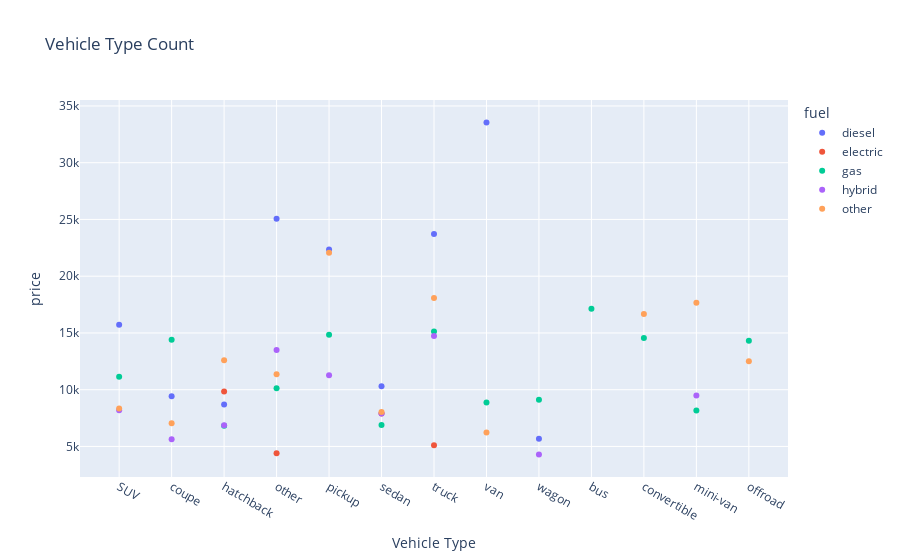

This figure's notebook cell:
### Code cell
car_type = car_type.reset_index().rename(columns={0: 'price'})
car_type_scatter = px.scatter(car_type,
                              x='type',
                              y='price',
                              color='fuel',
                              labels={
                                  'value': 'Number of Vehicles',
                                  'type': 'Vehicle Type'},
                              title='Vehicle Type Count')
car_type_scatter.show()

### Figure 1 — Plotly figure (JSON) as saved in the notebook; plotly's stock layout.template omitted (floating-point values rounded to 4 significant figures)
{"data": [{"hovertemplate": "fuel=diesel<br>Vehicle Type=%{x}<br>price=%{y}<extra></extra>", "legendgroup": "diesel", "marker": {"color": "#636efa", "symbol": "circle"}, "mode": "markers", "name": "diesel", "orientation": "v", "showlegend": true, "type": "scatter", "x": ["SUV", "coupe", "hatchback", "other", "pickup", "sedan", "truck", "van", "wagon"], "xaxis": "x", "y": [15730.0, 9419, 8700, 25060.0, 22360.0, 10300.0, 23710.0, 33530.0, 5680.0], "yaxis": "y"}, {"hovertemplate": "fuel=electric<br>Vehicle Type=%{x}<br>price=%{y}<extra></extra>", "legendgroup": "electric", "marker": {"color": "#EF553B", "symbol": "circle"}, "mode": "markers", "name": "electric", "orientation": "v", "showlegend": true, "type": "scatter", "x": ["hatchback", "other", "sedan", "truck"], "xaxis": "x", "y": [9850, 4400, 7900, 5100.0], "yaxis": "y"}, {"hovertemplate": "fuel=gas<br>Vehicle Type=%{x}<br>price=%{y}<extra></extra>", "legendgroup": "gas", "marker": {"color": "#00cc96", "symbol": "circle"}, "mode": "markers", "name": "gas", "orientation": "v", "showlegend": true, "type": "scatter", "x": ["SUV", "bus", "convertible", "coupe", "hatchback", "mini-van", "offroad", "other", "pickup", "sedan", "truck", "van", "wagon"], "xaxis": "x", "y": [11140.0, 17140.0, 14560.0, 14390.0, 6818.0, 8167.0, 14310.0, 10140.0, 14840.0, 6894.0, 15130.0, 8881.0, 9125.0], "yaxis": "y"}, {"hovertemplate": "fuel=hybrid<br>Vehicle Type=%{x}<br>price=%{y}<extra></extra>", "legendgroup": "hybrid", "marker": {"color": "#ab63fa", "symbol": "circle"}, "mode": "markers", "name": "hybrid", "orientation": "v", "showlegend": true, "type": "scatter", "x": ["SUV", "coupe", "hatchback", "mini-van", "other", "pickup", "sedan", "truck", "wagon"], "xaxis": "x", "y": [8183.0, 5638.0, 6867.0, 9500, 13500.0, 11275, 7907.0, 14720.0, 4300], "yaxis": "y"}, {"hovertemplate": "fuel=other<br>Vehicle Type=%{x}<br>price=%{y}<extra></extra>", "legendgroup": "other", "marker": {"color": "#FFA15A", "symbol": "circle"}, "mode": "markers", "name": "other", "orientation": "v", "showlegend": true, "type": "scatter", "x": ["SUV", "convertible", "coupe", "hatchback", "mini-van", "offroad", "other", "pickup", "sedan", "truck", "van"], "xaxis": "x", "y": [8348.0, 16660.0, 7050.0, 12600.0, 17670.0, 12500, 11370.0, 22070.0, 8034.0, 18070.0, 6224.0], "yaxis": "y"}], "layout": {"legend": {"title": {"text": "fuel"}, "tracegroupgap": 0}, "title": {"text": "Vehicle Type Count"}, "xaxis": {"anchor": "y", "domain": [0, 1], "title": {"text": "Vehicle Type"}}, "yaxis": {"anchor": "x", "domain": [0, 1], "title": {"text": "price"}}}}
